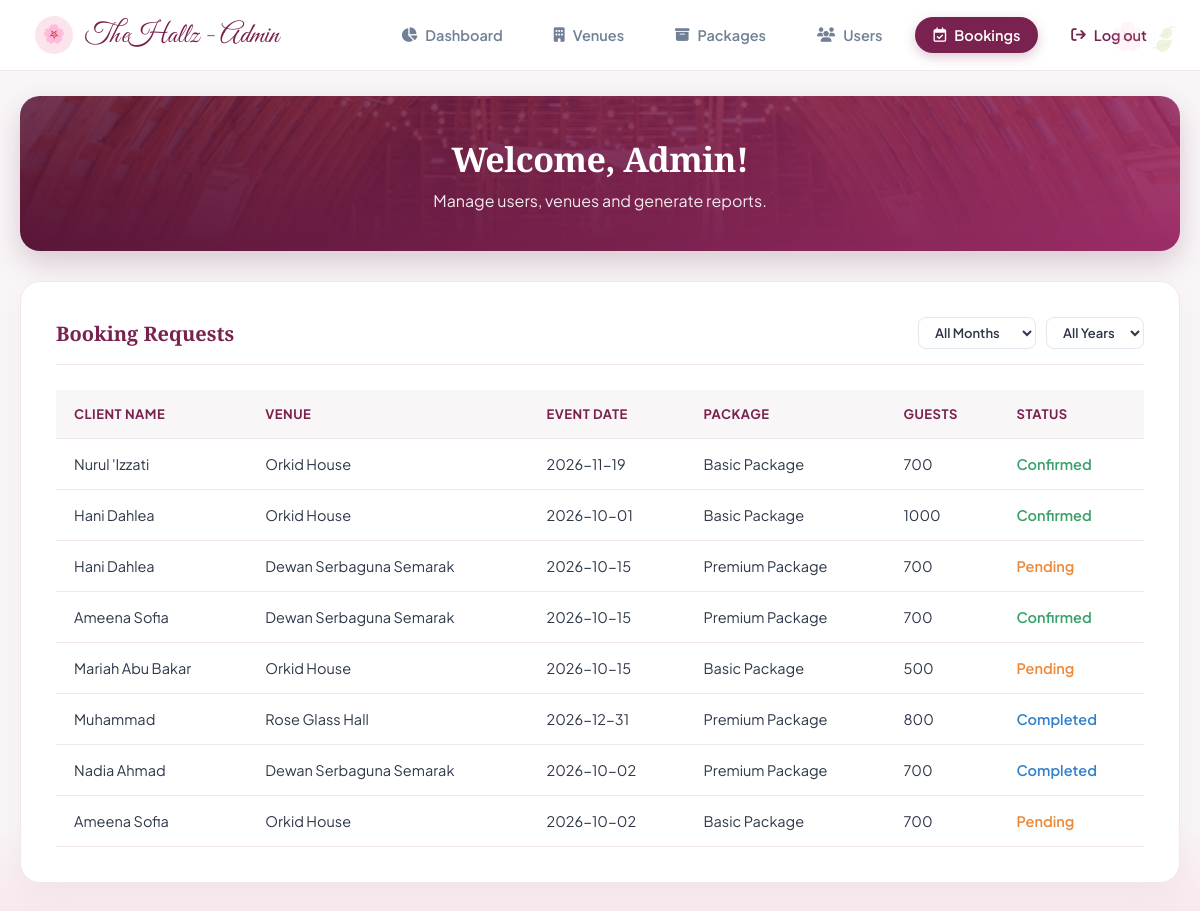
Page /Admin/admin_bookings.php on the committed database.
### tables this page shows
CREATE TABLE `booking` (
  `booking_id` int(11) NOT NULL,
  `client_id` int(11) NOT NULL,
  `venue_id` int(11) NOT NULL,
  `package_id` int(11) NOT NULL,
  `booking_date` date NOT NULL,
  `event_date` date NOT NULL,
  `num_of_guests` int(11) NOT NULL,
  `bookingstatus` varchar(50) NOT NULL
);

CREATE TABLE `client` (
  `client_id` int(11) NOT NULL,
  `client_name` varchar(100) NOT NULL,
  `client_email` varchar(100) NOT NULL,
  `client_phonenum` varchar(20) NOT NULL,
  `client_password` varchar(255) NOT NULL,
  `client_role` varchar(20) NOT NULL,
  `client_status` varchar(50) NOT NULL DEFAULT 'Active'
);

CREATE TABLE `venue` (
  `venue_id` int(11) NOT NULL,
  `venue_name` varchar(100) NOT NULL,
  `venue_location` varchar(255) NOT NULL,
  `venue_capacity` int(11) NOT NULL,
  `venue_price` decimal(10,2) NOT NULL,
  `venue_desc` text NOT NULL,
  `owner_id` int(11) NOT NULL,
  `venue_image` text NOT NULL,
  `admin_id` int(11) DEFAULT NULL,
  `venue_status` enum('Pending','Approved','Rejected') NOT NULL DEFAULT 'Pending'
);

CREATE TABLE `package` (
  `package_id` int(11) NOT NULL,
  `package_name` varchar(100) NOT NULL,
  `package_price` decimal(10,2) NOT NULL,
  `package_inclusions` varchar(700) NOT NULL,
  `venue_id` int(11) NOT NULL
);

### Admin/admin_bookings.php (the view, shortened to what this page needs)
<?php include 'db_connection.php'; ?>
<!DOCTYPE html>
<html lang="en">
<head>
    <link rel="stylesheet" href="https://cdnjs.cloudflare.com/ajax/libs/font-awesome/6.4.0/css/all.min.css">
</head>
<body>
<div class="container">
    <div class="header">
        <div class="logo-area">TheHallz - Admin</div>
        <div class="nav-links">
            <div class="nav-links">
            <a href="admin_dashboard.php"><i class="fa-solid fa-chart-pie"></i> Dashboard</a>
            <a href="admin_venues.php"><i class="fa-solid fa-building"></i> Venues</a>
            <a href="admin_packages.php"><i class="fa-solid fa-box-archive"></i> Packages</a>
            <a href="admin_users.php"><i class="fa-solid fa-users"></i> Users</a>
            <a href="admin_bookings.php" class="active"><i class="fa-regular fa-calendar-check"></i> Bookings</a>
            <a class="logout" onclick="openModal('modal-logout-confirmation', this)"><i class="fa-solid fa-arrow-right-from-bracket"></i> Log out</a>
        </div>
        </div>
    </div>
    <div class="welcome-banner">
        <h2>Welcome, Admin!</h2>
        <p>Manage users, venues and generate reports.</p>
    </div>
    <div class="content-section" style="display: block;">
        <div class="section-header">
            <h3>Booking Requests</h3>
            <div class="filter-container">
                <select id="filter-month" class="filter-dropdown" onchange="filterBookings()">
                    <option value="all">All Months</option>
                </select>
                <select id="filter-year" class="filter-dropdown" onchange="filterBookings()">
                    <option value="all">All Years</option>
                </select>
            </div>
        </div>
        <table id="table-bookings">
            <thead>
                <tr>
                    <th>Client Name</th>
                    <th>Venue</th>
                    <th>Event Date</th>
                    <th>Package</th>
                    <th>Guests</th>
                    <th>Status</th>
                </tr>
            </thead>
            <tbody>
                <?php
                $sql = "SELECT c.client_name, v.venue_name, b.event_date, p.package_name, b.num_of_guests AS guests, b.bookingstatus AS status
                        FROM booking b
                        JOIN client c ON b.client_id = c.client_id
                        JOIN venue v ON b.venue_id = v.venue_id
                        JOIN package p ON b.package_id = p.package_id";
                $result = $conn->query($sql);
                if ($result && $result->num_rows > 0) {
                    while ($row = $result->fetch_assoc()) {
                        $status_color = '#d69e2e';
                        $st = strtolower(trim($row['status']));
                        if ($st === 'pending') {
                            $status_color = '#ed8936';
                        } elseif ($st === 'completed') {
                            $status_color = '#3182ce';
                        } elseif ($st === 'confirmed') {
                            $status_color = '#38a169';
                        } elseif ($st === 'rejected' || $st === 'cancelled') {
                            $status_color = '#e53e3e';
                        }
                        echo "<tr>";
                        echo "<td>" . htmlspecialchars($row['client_name']) . "</td>";
                        echo "<td>" . htmlspecialchars($row['venue_name']) . "</td>";
                        echo "<td>" . htmlspecialchars($row['event_date']) . "</td>";
                        echo "<td>" . htmlspecialchars($row['package_name']) . "</td>";
                        echo "<td>" . htmlspecialchars($row['guests']) . "</td>";
                        echo "<td style='color: " . $status_color . "; font-weight: 600;'>" . htmlspecialchars($row['status']) . "</td>";
                        echo "</tr>";
                    }
                } else {
                    echo "<tr><td colspan='6' style='text-align: center;'>No bookings found.</td></tr>";
                }
                ?>
            </tbody>
        </table>
    </div>
</div>
</body>
</html>

### rows in the picture
booking: client.client_name "Nurul 'Izzati", venue.venue_name "Orkid House", event_date "2026-11-19", package.package_name "Basic Package", num_of_guests "700", bookingstatus "Confirmed"
booking: client.client_name "Hani Dahlea", venue.venue_name "Orkid House", event_date "2026-10-01", package.package_name "Basic Package", num_of_guests "1000", bookingstatus "Confirmed"
booking: client.client_name "Hani Dahlea", venue.venue_name "Dewan Serbaguna Semarak", event_date "2026-10-15", package.package_name "Premium Package", num_of_guests "700", bookingstatus "Pending"
booking: client.client_name "Ameena Sofia", venue.venue_name "Dewan Serbaguna Semarak", event_date "2026-10-15", package.package_name "Premium Package", num_of_guests "700", bookingstatus "Confirmed"
booking: client.client_name "Mariah Abu Bakar", venue.venue_name "Orkid House", event_date "2026-10-15", package.package_name "Basic Package", num_of_guests "500", bookingstatus "Pending"
booking: client.client_name "Muhammad", venue.venue_name "Rose Glass Hall", event_date "2026-12-31", package.package_name "Premium Package", num_of_guests "800", bookingstatus "Completed"
booking: client.client_name "Nadia Ahmad", venue.venue_name "Dewan Serbaguna Semarak", event_date "2026-10-02", package.package_name "Premium Package", num_of_guests "700", bookingstatus "Completed"
booking: client.client_name "Ameena Sofia", venue.venue_name "Orkid House", event_date "2026-10-02", package.package_name "Basic Package", num_of_guests "700", bookingstatus "Pending"
